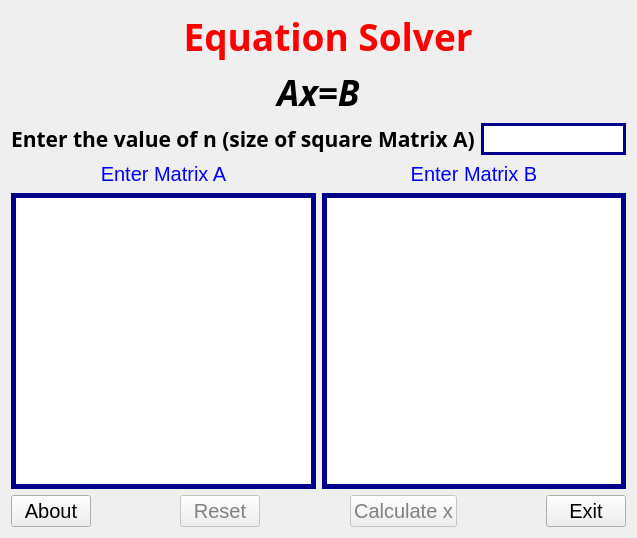
<?xml version="1.0" encoding="UTF-8"?>
<ui version="4.0">
 <class>MainWindow</class>
 <widget class="QMainWindow" name="MainWindow">
  <property name="geometry">
   <rect>
    <x>0</x>
    <y>0</y>
    <width>637</width>
    <height>538</height>
   </rect>
  </property>
  <property name="windowTitle">
   <string>MainWindow</string>
  </property>
  <property name="toolTip">
   <string>&lt;html&gt;&lt;head/&gt;&lt;body&gt;&lt;p&gt;sda&lt;/p&gt;&lt;/body&gt;&lt;/html&gt;</string>
  </property>
  <property name="styleSheet">
   <string notr="true">color:grey
</string>
  </property>
  <widget class="QWidget" name="centralWidget">
   <property name="enabled">
    <bool>true</bool>
   </property>
   <property name="sizePolicy">
    <sizepolicy hsizetype="Maximum" vsizetype="Preferred">
     <horstretch>0</horstretch>
     <verstretch>0</verstretch>
    </sizepolicy>
   </property>
   <layout class="QGridLayout" name="gridLayout">
    <item row="0" column="0">
     <layout class="QVBoxLayout" name="verticalLayout_4">
      <item>
       <layout class="QVBoxLayout" name="verticalLayout_2">
        <item>
         <widget class="QLabel" name="label_2">
          <property name="maximumSize">
           <size>
            <width>16777215</width>
            <height>16777215</height>
           </size>
          </property>
          <property name="font">
           <font>
            <family>Ubuntu Condensed</family>
            <pointsize>28</pointsize>
            <weight>75</weight>
            <bold>true</bold>
           </font>
          </property>
          <property name="styleSheet">
           <string notr="true">color:red</string>
          </property>
          <property name="text">
           <string>  Equation Solver</string>
          </property>
          <property name="alignment">
           <set>Qt::AlignCenter</set>
          </property>
          <property name="wordWrap">
           <bool>false</bool>
          </property>
         </widget>
        </item>
        <item>
         <widget class="QLabel" name="label">
          <property name="font">
           <font>
            <family>TlwgTypewriter</family>
            <pointsize>26</pointsize>
            <weight>75</weight>
            <italic>true</italic>
            <bold>true</bold>
           </font>
          </property>
          <property name="styleSheet">
           <string notr="true">color:black</string>
          </property>
          <property name="text">
           <string>Ax=B</string>
          </property>
          <property name="textFormat">
           <enum>Qt::RichText</enum>
          </property>
          <property name="alignment">
           <set>Qt::AlignCenter</set>
          </property>
         </widget>
        </item>
        <item>
         <layout class="QHBoxLayout" name="horizontalLayout">
          <item>
           <widget class="QLabel" name="label_6">
            <property name="font">
             <font>
              <family>UnDinaru</family>
              <pointsize>16</pointsize>
              <weight>75</weight>
              <bold>true</bold>
             </font>
            </property>
            <property name="styleSheet">
             <string notr="true">color: black
</string>
            </property>
            <property name="text">
             <string>Enter the value of n (size of square Matrix A)</string>
            </property>
           </widget>
          </item>
          <item>
           <widget class="QLineEdit" name="size">
            <property name="styleSheet">
             <string notr="true">border-width:3px;
border-style:solid;
border-color:darkblue;
color:black;
font:20px;</string>
            </property>
           </widget>
          </item>
         </layout>
        </item>
        <item>
         <layout class="QHBoxLayout" name="horizontalLayout_3">
          <item>
           <layout class="QVBoxLayout" name="verticalLayout_3">
            <item>
             <widget class="QLabel" name="label_5">
              <property name="font">
               <font>
                <pointsize>-1</pointsize>
                <weight>50</weight>
                <italic>false</italic>
                <bold>false</bold>
               </font>
              </property>
              <property name="styleSheet">
               <string notr="true">border-width:1px;
border-style:faint;
border-color:grey;
color:blue;
font:20px;</string>
              </property>
              <property name="text">
               <string>Enter Matrix A</string>
              </property>
              <property name="alignment">
               <set>Qt::AlignCenter</set>
              </property>
             </widget>
            </item>
            <item>
             <widget class="QTextEdit" name="matrixa">
              <property name="styleSheet">
               <string notr="true">border-width:5px;
border-style:solid;
border-color:darkblue;
color:black;
font:20px;</string>
              </property>
             </widget>
            </item>
           </layout>
          </item>
          <item>
           <layout class="QVBoxLayout" name="verticalLayout">
            <item>
             <widget class="QLabel" name="label_7">
              <property name="font">
               <font>
                <pointsize>-1</pointsize>
                <weight>50</weight>
                <italic>false</italic>
                <bold>false</bold>
               </font>
              </property>
              <property name="styleSheet">
               <string notr="true">border-width:1px;
border-style:faint;
border-color:grey;
color:blue;

font:20px;</string>
              </property>
              <property name="text">
               <string>Enter Matrix B</string>
              </property>
              <property name="alignment">
               <set>Qt::AlignCenter</set>
              </property>
             </widget>
            </item>
            <item>
             <widget class="QTextEdit" name="matrixb">
              <property name="styleSheet">
               <string notr="true">border-width:5px;
border-style:solid;
border-color:darkblue;
color:black;
font:20px;</string>
              </property>
             </widget>
            </item>
           </layout>
          </item>
         </layout>
        </item>
       </layout>
      </item>
      <item>
       <layout class="QHBoxLayout" name="horizontalLayout_2">
        <item>
         <widget class="QPushButton" name="about">
          <property name="styleSheet">
           <string notr="true">color:black;
font:20px;</string>
          </property>
          <property name="text">
           <string>About</string>
          </property>
         </widget>
        </item>
        <item>
         <spacer name="horizontalSpacer_2">
          <property name="orientation">
           <enum>Qt::Horizontal</enum>
          </property>
          <property name="sizeHint" stdset="0">
           <size>
            <width>40</width>
            <height>20</height>
           </size>
          </property>
         </spacer>
        </item>
        <item>
         <widget class="QPushButton" name="clear">
          <property name="enabled">
           <bool>false</bool>
          </property>
          <property name="cursor">
           <cursorShape>ArrowCursor</cursorShape>
          </property>
          <property name="autoFillBackground">
           <bool>false</bool>
          </property>
          <property name="styleSheet">
           <string notr="true">
font:20px;</string>
          </property>
          <property name="text">
           <string>Reset</string>
          </property>
         </widget>
        </item>
        <item>
         <spacer name="horizontalSpacer_5">
          <property name="orientation">
           <enum>Qt::Horizontal</enum>
          </property>
          <property name="sizeHint" stdset="0">
           <size>
            <width>40</width>
            <height>20</height>
           </size>
          </property>
         </spacer>
        </item>
        <item>
         <widget class="QPushButton" name="calculate">
          <property name="enabled">
           <bool>false</bool>
          </property>
          <property name="styleSheet">
           <string notr="true">
font:20px;</string>
          </property>
          <property name="text">
           <string>Calculate x</string>
          </property>
         </widget>
        </item>
        <item>
         <spacer name="horizontalSpacer_3">
          <property name="orientation">
           <enum>Qt::Horizontal</enum>
          </property>
          <property name="sizeHint" stdset="0">
           <size>
            <width>40</width>
            <height>20</height>
           </size>
          </property>
         </spacer>
        </item>
        <item>
         <widget class="QPushButton" name="exit">
          <property name="styleSheet">
           <string notr="true">
color:black;
font:20px;

</string>
          </property>
          <property name="text">
           <string>Exit</string>
          </property>
         </widget>
        </item>
       </layout>
      </item>
     </layout>
    </item>
   </layout>
   <zorder></zorder>
  </widget>
 </widget>
 <layoutdefault spacing="6" margin="11"/>
 <tabstops>
  <tabstop>size</tabstop>
  <tabstop>matrixb</tabstop>
  <tabstop>calculate</tabstop>
  <tabstop>exit</tabstop>
 </tabstops>
 <resources/>
 <connections/>
</ui>
